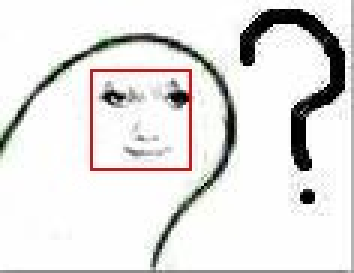
#> input picture dragon.jpg, 118 x 91 px (shown 3 times larger)
$ python detect.py
#> lines starting #> are read from the running program, lines starting #| are printed output that depends on the picture; after the words box and inside, x2 and y2 are one past the last pixel; in counts of white or black regions, pixels touching at a corner belong together
import numpy as np
import cv2

dragon_cascade = cv2.CascadeClassifier('haarcascade_dragon.xml')

img = cv2.imread('dragon.jpg')
#> img is the input picture: shape (91, 118, 3); mean B, G, R 224.8, 225.9, 227
gray = cv2.cvtColor(img, cv2.COLOR_BGR2GRAY)

dragons = dragon_cascade.detectMultiScale(gray, 1.01, 8)
#> dragons = [[30, 22, 36, 36]]
for (x, y, w, h) in dragons :
    img = cv2.rectangle(img,(x,y),(x+w,y+h),(255,0,0), 2)
    roi_gray = gray[y:y+h, x:x+w]
    roi_color = img[y:y+h, x:x+w]
#> this loop made 1 pass
#> pass 1, `img = cv2.rectangle(img,(x,y),(x+w,y+h),(255,0,0), 2)`:
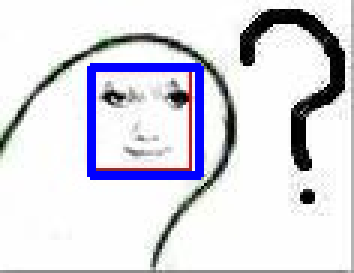
#> img: shape (91, 118, 3) (shown 3 times larger); 3.99% of pixels changed, all inside (x1, y1, x2, y2) = (29, 21, 68, 60)
#> pass 1, `roi_gray = gray[y:y+h, x:x+w]`:
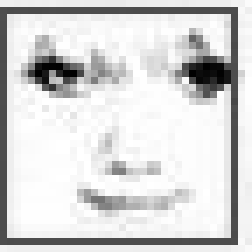
#> roi_gray: shape (36, 36) (shown 7 times larger); min 0, max 255, mean 213.9
#> pass 1, `roi_color = img[y:y+h, x:x+w]`:
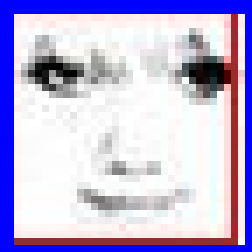
#> roi_color: shape (36, 36, 3) (shown 7 times larger); mean B, G, R 222.4, 181.8, 189.8

cv2.imwrite('dragon-detected.jpg', img)
cv2.waitKey(0)
cv2.destroyAllWindows()
